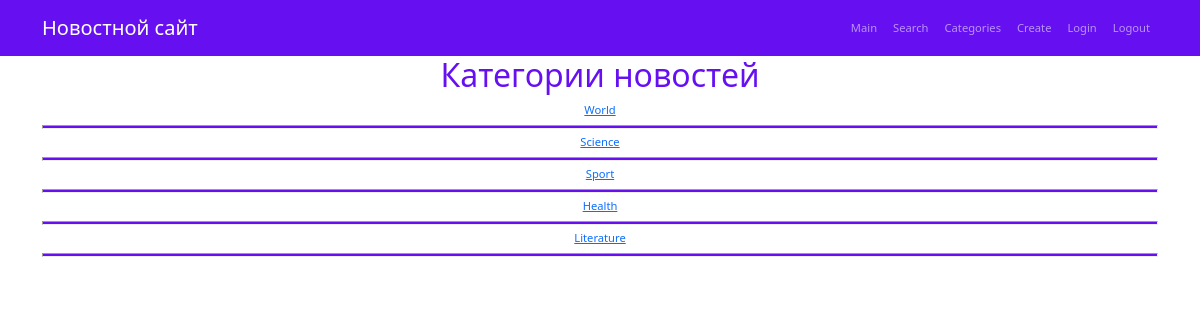
The page /news/category/ on the database its author committed.
### newsapp/models.py (models this page shows, shortened)
class Category(models.Model):
    name = models.CharField(max_length=100, unique=True)  # названия категорий тоже не должны повторяться
    subscribers = models.ManyToManyField(User, blank=True)

### newsapp/views.py (the view)
# urls.py: path('category/', cache_page(60*5)(CategoryList.as_view()), name='categories'),
class CategoryList(ListView):
    model = Category
    template_name = 'categories.html'
    context_object_name = 'categories'

### templates/categories.html (shortened to what this page needs)
{% extends 'flatpages/default.html' %}
{% block content %}
<h1>Категории новостей</h1>
    {% for cat in categories %}
        <a href="{% url 'category_detail' cat.id %}">{{ cat.name }}</a>
        <hr>
    {% endfor %}
{% endblock content %}

### rows shown on the page
Category: name "World"
Category: name "Science"
Category: name "Sport"
Category: name "Health"
Category: name "Literature"
